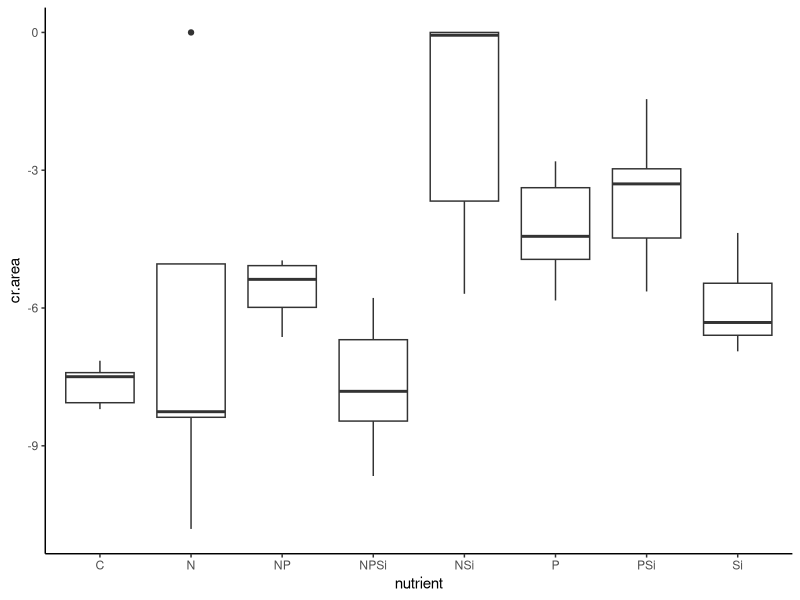
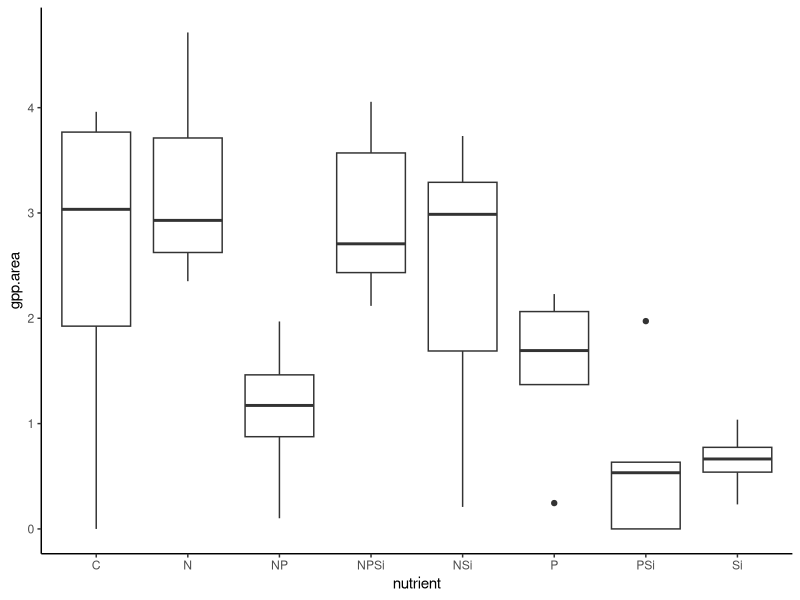
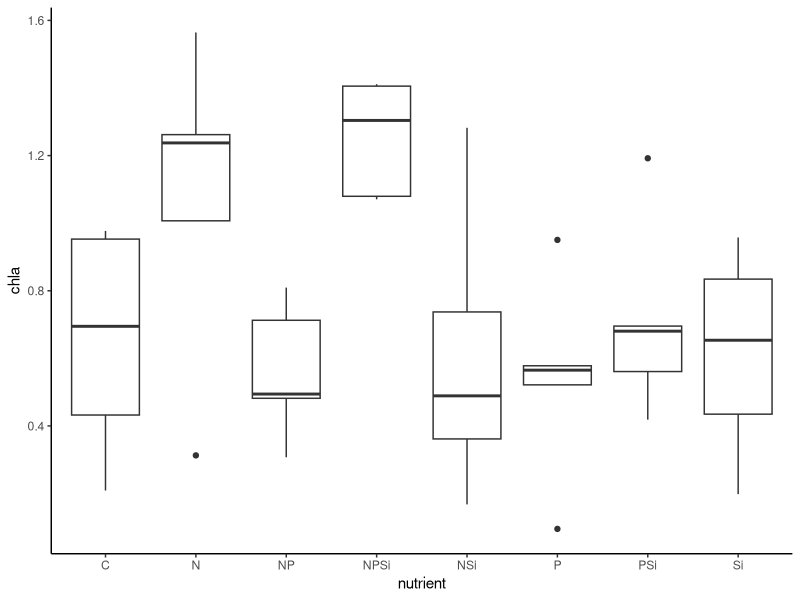
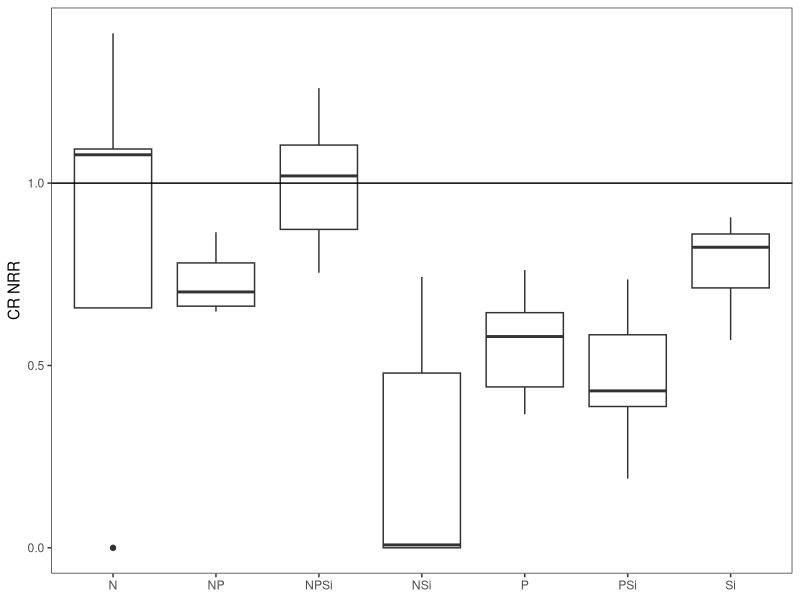
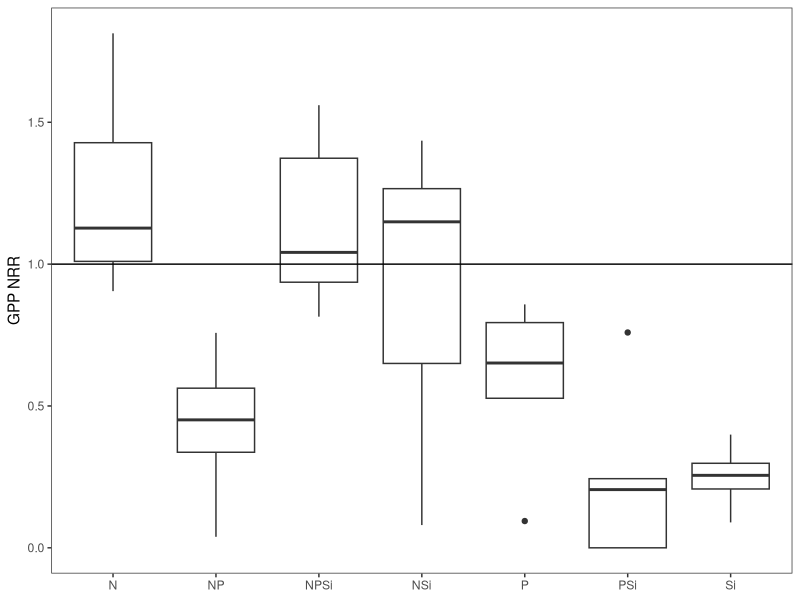
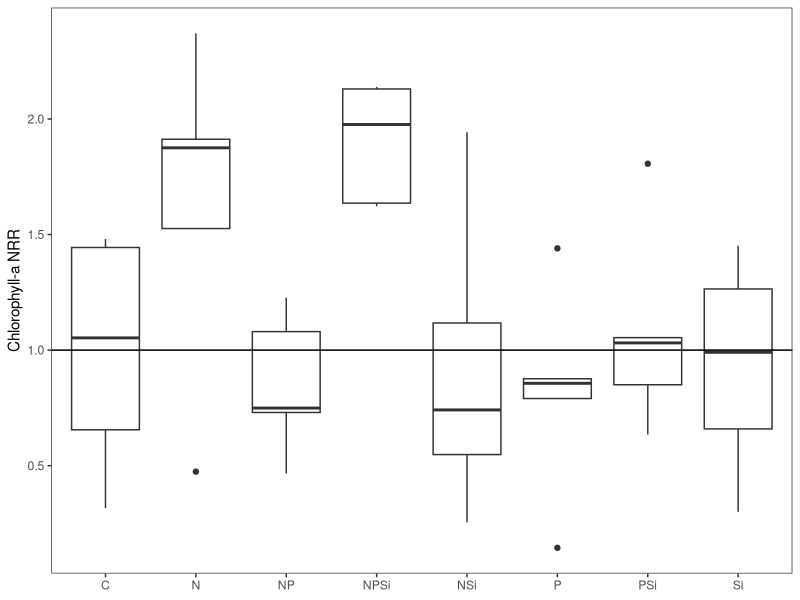
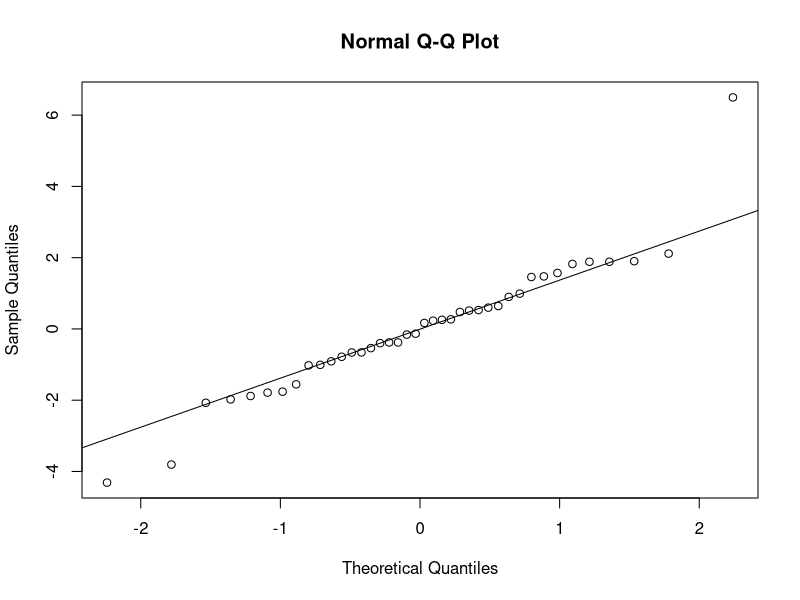
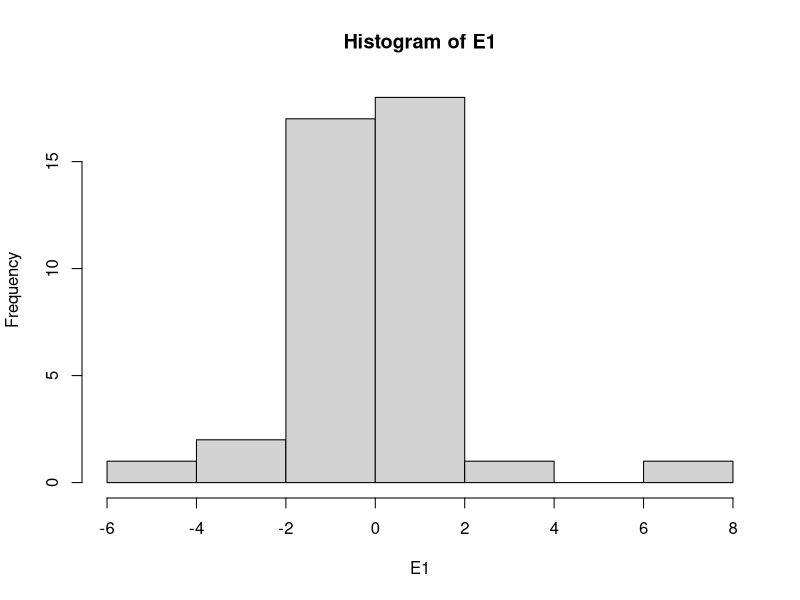

These figures' R source, in order: (Note: this script raises an error after producing the figures.)
#Author:  Clay Arango
#Creation date: 10-Feb-19
#Script to analyze NDS data from Summer 2018 WSB work with S. Roley and A. Alexiades

#packages
library(nlme)
library(nortest)
library(plyr)
library(dplyr)
library(multcomp)
library(MASS)
library(ggplot2)

#Load data
wenas_fall <- read.table(file="wen_fall.csv", header=T, sep=",")

#set variable
d = wenas_fall

#evaluate data to make sure factors are correct
names(d)
unique(d$nutrient) #control, N, NP, NPSi, NSi, P, PSi, Si
unique(d$N) #should be 0 and 1
unique(d$P) #should be 0 and 1
unique(d$Si) #should be 0 and 1
unique(d$top) #should be "sponge" and "glass"
#if need to change, use recode function below. 
d$top<-recode(d$top, "cellulose" ="sponge")
str(d)

#convert N and P vand Si alues (0 or 1 for absence or presence) to factors
d$N<-as.factor(d$N)
d$P<-as.factor(d$P)
d$Si<-as.factor(d$Si)
str(d)
d$chla.nrr<-NA

#subset data into gpp and cr response
d.cr = subset(d, top=="sponge", data=d)
d.gpp = subset(d, top=="glass", data=d)

#check distribution of controls and remove as needed before calculating NRR.
ggplot(d.cr, aes(x=nutrient, y=cr.area))+geom_boxplot() +theme_classic()
#check A5, others ok

#calculate nrr for cr
x<-ddply(d.cr, "nutrient", summarise, ave_cr = mean(cr.area, na.rm=T)) #changed to ddply b/c allows
#to specify by column name - I had a csv file with the relevant column in a different position.
x
d.cr$cr.nrr = d.cr$cr.area/-7.662895 #divide by control ave_cr
d.cr$gpp.nrr<-NA

#check distribution of controls and remove as needed before calculating NRR.
ggplot(d.gpp, aes(x=nutrient, y=gpp.area))+geom_boxplot() +theme_classic()
#ok
ggplot(d.gpp, aes(x=nutrient, y=chla))+geom_boxplot() +theme_classic()
#ok

#calculate nrr for gpp and chla
x<- ddply(d.gpp, "nutrient", summarise, ave_gpp = mean(gpp.area, na.rm=T), ave_chla = mean(chla, na.rm=T)) 
x
d.gpp$gpp.nrr = d.gpp$gpp.area/2.5996232 #divide by control ave_gpp
d.gpp$chla.nrr = d.gpp$chla/0.6598855 #divide by control ave_chla
d.gpp$cr.nrr<-NA

#combine files and export
d.cr$chla.nrr<-NA
d.nrr<-rbind(d.cr, d.gpp)
d.nrr$site_date<-"wenas_fall"
write.table(d.nrr, "wenas_fall_nrr.csv", sep=",", quote=F, row.names =F)

###############
#plots of NRR
##############
ggplot(data=subset(d.cr, !(nutrient=="C")), aes(x=nutrient, y=cr.nrr))+geom_boxplot()+theme_bw()+
  ylab("CR NRR")+geom_abline(slope = 0, intercept = 1)+
  theme(axis.title.x=element_blank(), panel.grid.minor=element_blank(), panel.grid.major=element_blank())
#inhibition of most; NPSi neutral

ggplot(data=subset(d.gpp, !(nutrient=="C")), aes(x=nutrient, y=gpp.nrr))+geom_boxplot()+theme_bw()+
  ylab("GPP NRR")+geom_abline(slope = 0, intercept = 1)+
  theme(axis.title.x=element_blank(), panel.grid.minor=element_blank(), panel.grid.major=element_blank())
#inhibition of most; N neutral

ggplot(data=subset(d.gpp, !(nutrient=="control")), aes(x=nutrient, y=chla.nrr))+geom_boxplot()+theme_bw()+
  ylab("Chlorophyll-a NRR")+geom_abline(slope = 0, intercept = 1)+
  theme(axis.title.x=element_blank(), panel.grid.minor=element_blank(), panel.grid.major=element_blank())
#limitation for N and NPSi; others neutral

##########
#NRR Summary Files
#########

GPP_sum<-ddply(d.gpp, "nutrient", summarise, ave_nrr.gpp=mean(gpp.nrr, na.rm=T), sd_nrr.gpp=sd(gpp.nrr, na.rm=T), 
               se_nrr.gpp =(sd(gpp.nrr)/sqrt(sum(!is.na(gpp.nrr)))), 
               ci95_nrr.gpp = (1.96*(sd(gpp.nrr)/sqrt(sum(!is.na(gpp.nrr))))),
               ave_nrr.chla=mean(chla.nrr, na.rm=T), sd_nrr.chla=sd(chla.nrr, na.rm=T), 
               se_nrr.chla =(sd(chla.nrr)/sqrt(sum(!is.na(chla.nrr)))), 
               ci95_nrr.chla = (1.96*(sd(chla.nrr)/sqrt(sum(!is.na(chla.nrr))))))
CR_sum<-ddply(d.cr, "nutrient", summarise, ave_nrr.cr=mean(cr.nrr, na.rm=T), sd_nrr.cr=sd(cr.nrr, na.rm=T), 
              se_nrr.cr =(sd(cr.nrr)/sqrt(sum(!is.na(cr.nrr)))), 
              ci95_nrr.cr = (1.96*(sd(cr.nrr)/sqrt(sum(!is.na(cr.nrr))))))

#now combine into one and export
d.sum<-merge(GPP_sum, CR_sum, by="nutrient")
d.sum$site_date<-"reec_summer"
write.table(d.sum, "reec_summer_summ.csv",  sep=",", quote=F, row.names =F)

############################################################
#analyze RESPIRATION data
############################################################

M1<-gls(cr.area~N*P*Si, data=d.cr, na.action=na.omit)
E1<-residuals(M1)
qqnorm(E1)
qqline(E1)
ad.test(E1)
   #residuals are normally distributed, p=0.20289
hist(E1)  
plot(M1)
   
plot(filter(d.cr, !is.na(cr.area)) %>% dplyr::select(nutrient), 
     E1, xlab="nutrient", ylab="Residuals")
bartlett.test(cr.area~nutrient, data=d.cr)
   #variance test not OK, we'll probably need to mess with this one

anova(M1)
  
x <- group_by(d.cr, nutrient) %>%  # Grouping function causes subsequent functions to aggregate by season and reach
  summarize(cr.mean = abs(mean(cr.area, na.rm = TRUE)), # na.rm = TRUE to remove missing values
            cr.sd=abs(sd(cr.area, na.rm = TRUE)),  # na.rm = TRUE to remove missing values
            n = sum(!is.na(cr.area)), # of observations, excluding NAs. 
            cr.se=cr.sd/sqrt(n))

ggplot(data=x, aes(x=nutrient, y=cr.mean)) + 
  geom_bar(stat="identity", position=position_dodge(), color = "black") + 
  geom_errorbar(aes(ymin=cr.mean, ymax=cr.mean+cr.se), width=0.2, 
                position=position_dodge(0.9)) + 
  xlab("Nutrient") +
  ylab(expression(Respiration~(ug~O[2]~m^{-2}~h^{-1}))) +
  ylim(0,20) +
  labs(fill="Light") +
  theme_bw() +
  theme(panel.grid.major=element_blank(),
        panel.grid.minor=element_blank(),
        legend.title=element_text(size=6),
        legend.key=element_blank(), 
        legend.position=c(0.5,0.95), 
        legend.text=element_text(size=8), 
        legend.background=element_blank(), 
        legend.direction="horizontal", 
        legend.key.size=unit(0.3, "cm"), 
        axis.title.y=element_text(size=8), 
        axis.title.x=element_text(size=8), 
        axis.text.x=element_text(size=8))

#ggsave('output/figures/Ring_summer.tiff',
#       units="in",
#       width=3.25,
#       height=3.25,
#       dpi=1200,
#       compression="lzw")

############################################################
#analyze the PRODUCTION data
############################################################

M1<-gls(gpp.area~N*P*Si, data=d.gpp, na.action=na.omit) 
E1<-residuals(M1)
qqnorm(E1)
qqline(E1)
ad.test(E1)
   #residuals are OK

hist(E1, xlab="residuals", main="")
plot(M1)

plot(filter(d.gpp, !is.na(gpp.area)) %>% dplyr::select(nutrient), 
     E1, xlab="nutrient", ylab="Residuals")
bartlett.test(gpp.area~nutrient, data=d.gpp)
   #ok

anova(M1)
  
x <- group_by(d.gpp, nutrient) %>%  # Grouping function causes subsequent functions to aggregate by season and reach
  summarize(gpp.mean = abs(mean(gpp.area, na.rm = TRUE)), # na.rm = TRUE to remove missing values
            gpp.sd=abs(sd(gpp.area, na.rm = TRUE)),  # na.rm = TRUE to remove missing values
            n = sum(!is.na(gpp.area)), # of observations, excluding NAs. 
            gpp.se=gpp.sd/sqrt(n))

ggplot(data=x, aes(x=nutrient, y=gpp.mean)) + 
  geom_bar(stat="identity", position=position_dodge(), color = "black") + 
  geom_errorbar(aes(ymin=gpp.mean, ymax=gpp.mean+gpp.se), width=0.2, 
                position=position_dodge(0.9)) + 
  xlab("Nutrient") +
  ylab(expression(Production~(ug~O[2]~m^{-2}~h^{-1}))) +
  labs(fill="Light") +
  theme_bw() +
  theme(panel.grid.major=element_blank(),
        panel.grid.minor=element_blank(), 
        legend.title=element_text(size=6), 
        legend.key=element_blank(),  
        legend.position=c(0.5,0.95),  
        legend.text=element_text(size=8),  
        legend.background=element_blank(),  
        legend.direction="horizontal",  
        legend.key.size=unit(0.3, "cm"),  
        axis.title.y=element_text(size=8),  
        axis.title.x=element_text(size=8),  
        axis.text.x=element_text(size=8))

#ggsave('output/figures/gppByNutrient.tiff',
#       units="in",
#       width=3.25,
#       height=3.25,
#       dpi=1200,
#       compression="lzw")


#BELOW HERE IS NOT EDITED





############################################################
#analyze the CHL-A biomass on disks

M1<-gls(chla~N*P*light, data=roza_sum.chla, na.action=na.omit)
E1<-residuals(M1)
qqnorm(E1)
qqline(E1)
ad.test(E1)
  #residuals look bad (p=0.001)
hist(E1)
plot(M1)

vf1 = varIdent(form = ~ 1|N*P)
vf2 = varIdent(form = ~ 1|light)
vf3 = varIdent(form = ~ 1|N*P*light)
vf4 = varPower(form = ~ fitted(.)) 
vf5 = varExp(form = ~ fitted(.))
vf6 = varConstPower(form = ~ fitted(.))
vf7 = varExp(form = ~ fitted(.)|nutrient)

M2<-gls(chla~N*P*light, data=roza_sum.chla, na.action=na.omit, weights=vf1)
M3<-gls(chla~N*P*light, data=roza_sum.chla, na.action=na.omit, weights=vf2)
M4<-gls(chla~N*P*light, data=roza_sum.chla, na.action=na.omit, weights=vf3)
M5<-gls(chla~N*P*light, data=roza_sum.chla, na.action=na.omit, weights=vf4)
M6<-gls(chla~N*P*light, data=roza_sum.chla, na.action=na.omit, weights=vf5)
M7<-gls(chla~N*P*light, data=roza_sum.chla, na.action=na.omit, weights=vf6)
M8<-gls(chla~N*P*light, data=roza_sum.chla, na.action=na.omit, weights=vf7)

anova(M1,M2,M3,M4,M5,M6,M7,M8)

#M3 is best on AIC

E3<-residuals(M3)
qqnorm(E3)
qqline(E3)
ad.test(E3)
#residuals are not normal (p=0.001)
hist(E3, xlab="residuals", main="")
plot(M3)
  #hist and plot look good

plot(filter(roza_sum.chla, !is.na(chla)) %>% dplyr::select(light), 
     E3, xlab="light", ylab="Residuals")
bartlett.test(chla~light, data=roza_sum.chla)

plot(filter(roza_sum.chla, !is.na(chla)) %>% dplyr::select(nutrient), 
     E3, xlab="nutrient", ylab="Residuals")
bartlett.test(chla~nutrient, data=roza_sum.chla)

anova(M3)

#light is significant and N and P separately interact with light

x<-roza_sum.chla[complete.cases(roza_sum.chla$chla),]

with(x, 
     interaction.plot(nutrient,light,chla, 
                      ylim=c(0,1.5),lty=c(1,12),lwd=2,ylab="Chlorophyll a", 
                      xlab="Nutrient", trace.label="Light"))

x <- group_by(roza_sum.chla, nutrient, light) %>%  # Grouping function causes subsequent functions to aggregate by season and reach
  summarize(chla.mean = mean(chla, na.rm = TRUE), # na.rm = TRUE to remove missing values
            chla.sd=sd(chla, na.rm = TRUE),  # na.rm = TRUE to remove missing values
            n = sum(!is.na(chla)), # of observations, excluding NAs. 
            chla.se=chla.sd/sqrt(n))

ggplot(data=x, 
       aes(x=nutrient, y=chla.mean, fill=light)) + 
  geom_bar(stat="identity", position=position_dodge(), color = "black") + 
  geom_errorbar(aes(ymin=chla.mean, ymax=chla.mean+chla.se), width=0.2, 
                position=position_dodge(0.9)) + 
  scale_fill_manual(values=c("white","black")) +
  xlab("Nutrient") +
  ylab(expression(Chlorophyll~a~(ug~cm^{-2}))) +
  ylim(0,1.7) +
  labs(fill="Light") +
  theme_bw() +
  theme(panel.grid.major=element_blank(), 
        panel.grid.minor=element_blank(), 
        legend.title=element_text(size=6), 
        legend.key=element_blank(), 
        legend.position=c(0.5,0.95), 
        legend.text=element_text(size=8), 
        legend.background=element_blank(), 
        legend.direction="horizontal", 
        legend.key.size=unit(0.3, "cm"), 
        axis.title.y=element_text(size=8), 
        axis.title.x=element_text(size=8), 
        axis.text.x=element_text(size=8))

ggsave('output/figures/chlaByNutrientLight.tiff',
       units="in",
       width=3.25,
       height=3.25,
       dpi=1200,
       compression="lzw")



############################################################
############################################################
#calculate nrr mean and standard error
x1 <- group_by(roza_sum, nutrient, light) %>%  # Grouping function causes subsequent functions to aggregate by season and reach
  summarize(chla.nrr.mean = mean(chla.nrr, na.rm = TRUE), # na.rm = TRUE to remove missing values
            chla.nrr.sd=sd(chla.nrr, na.rm = TRUE),  # na.rm = TRUE to remove missing values
            chla.n = sum(!is.na(chla.nrr)), # of observations, excluding NAs. 
            chla.nrr.se=chla.nrr.sd/sqrt(chla.n))


x2 <- group_by(roza_sum, nutrient, light) %>%  # Grouping function causes subsequent functions to aggregate by season and reach
  summarize(gpp.nrr.mean = mean(gpp.nrr, na.rm = TRUE), # na.rm = TRUE to remove missing values
            gpp.nrr.sd=sd(gpp.nrr, na.rm = TRUE),  # na.rm = TRUE to remove missing values
            gpp.n = sum(!is.na(gpp.nrr)), # of observations, excluding NAs. 
            gpp.nrr.se=gpp.nrr.sd/sqrt(gpp.n))

x3 <- group_by(roza_sum, nutrient, light) %>%  # Grouping function causes subsequent functions to aggregate by season and reach
  summarize(cr.nrr.mean = mean(cr.nrr, na.rm = TRUE), # na.rm = TRUE to remove missing values
            cr.nrr.sd=sd(cr.nrr, na.rm = TRUE),  # na.rm = TRUE to remove missing values
            cr.n = sum(!is.na(cr.nrr)), # of observations, excluding NAs. 
            cr.nrr.se=cr.nrr.sd/sqrt(cr.n))

roza_sum.nrr<-cbind(x1,x2,x3)
roza_sum.nrr <- roza_sum.nrr[, !duplicated(colnames(roza_sum.nrr))]
write.csv(roza_sum.nrr, "roza_sum.nrr.csv")
